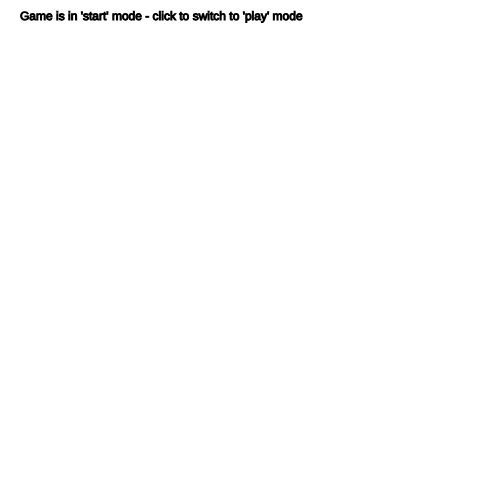
Frame 1 (no input)
Frame 60 (no input): identical to frame 1, image omitted
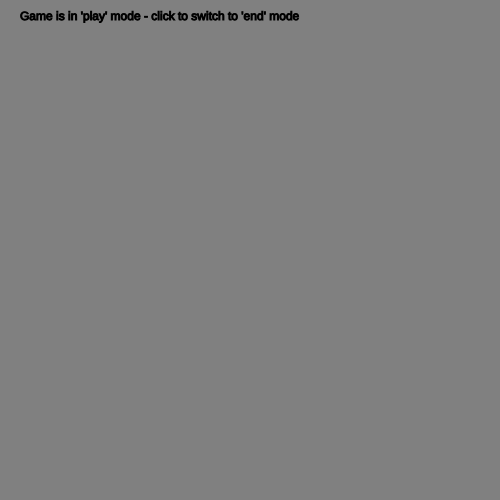
Frame 120 (the mouse pressed at the canvas centre since frame 60)

The p5.js sketch that drew these frames (run headless with seeded random() and noise() and a simulated clock; from frame 60 on, the mouse is pressed at the canvas centre):

// p5.js sketch
// ── sketch.js
// the "state" variable will keep track of which mode our game is currently operating in
// 0 = game start
// 1 = game playing
// 2 = game end
var state = 0;

function setup() {
  createCanvas(500, 500);
}

function draw() {
  // play a different portion of the game based on which state we are in
  if (state == 0) {
    gameStart();
  }
  else if (state == 1) {
    gamePlaying();
  }
  else {
    gameEnd();
  }
}

function gameStart() {
  background(255);
  fill(0);
  stroke(0);
  text("Game is in 'start' mode - click to switch to 'play' mode", 20, 20);
}

function gamePlaying() {
  background(128);
  fill(0);
  stroke(0);
  text("Game is in 'play' mode - click to switch to 'end' mode", 20, 20);
}

function gameEnd() {
  background(0);
  fill(255);
  stroke(255);
  text("Game is in 'end' mode - click to switch to 'start' mode", 20, 20);
}

function mousePressed() {
  if (state == 0) {
    // switch to state 1
    state = 1;
  }
  else if (state == 1) {
    // switch to state 2
    state = 2;
  }
  else {
    state = 0;
  }
}
